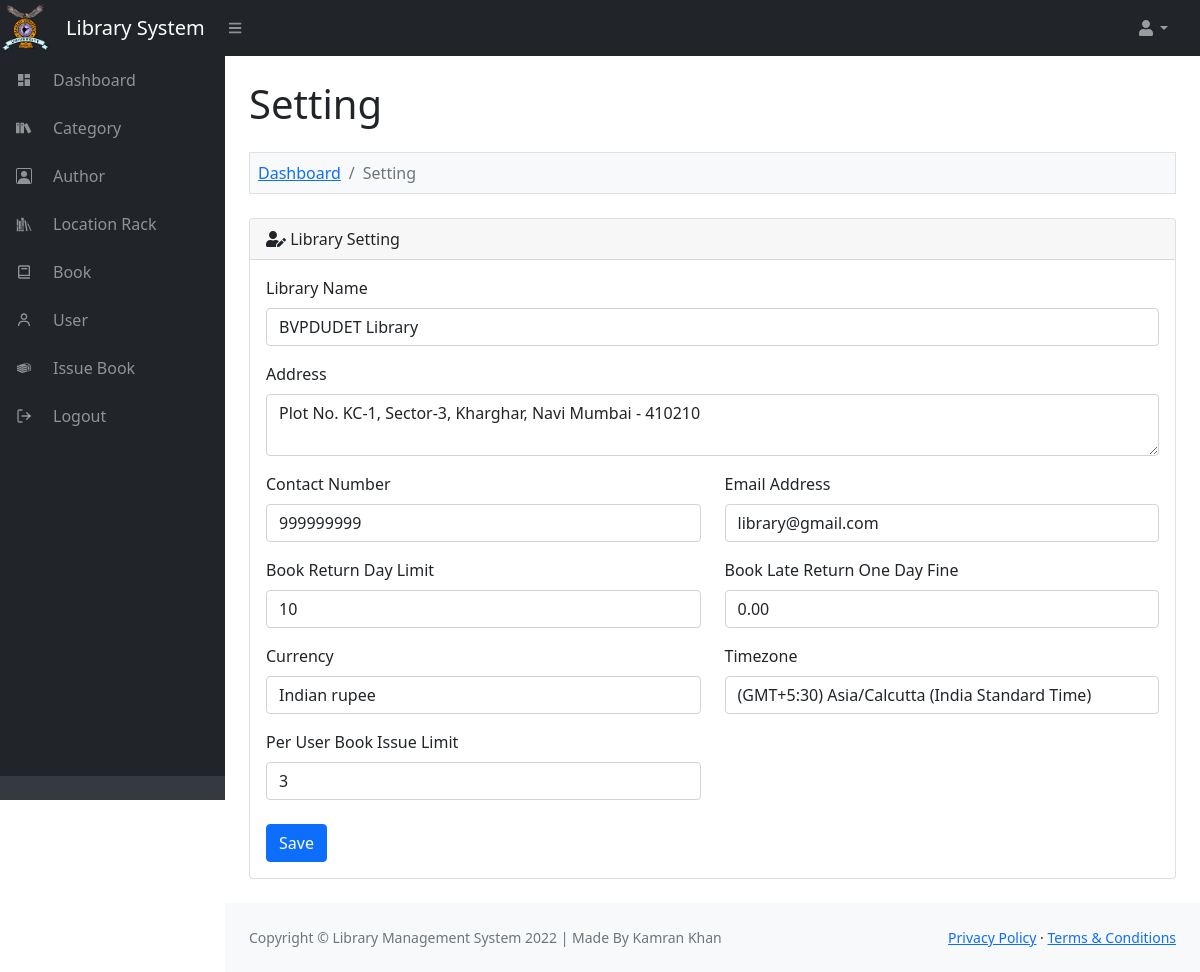
The app's page /admin/setting.php (signed in) with its own data.
### tables this page shows
CREATE TABLE `lms_setting` (
  `setting_id` int(11) NOT NULL,
  `library_name` varchar(200) NOT NULL,
  `library_address` text NOT NULL,
  `library_contact_number` varchar(30) NOT NULL,
  `library_email_address` varchar(100) NOT NULL,
  `library_total_book_issue_day` int(5) NOT NULL,
  `library_one_day_fine` decimal(4,2) NOT NULL,
  `library_issue_total_book_per_user` int(3) NOT NULL,
  `library_currency` varchar(30) NOT NULL,
  `library_timezone` varchar(100) NOT NULL
);

### admin/setting.php (the view, shortened to what this page needs)
<?php
include '../database_connection.php';
include '../function.php';
$query = "
SELECT * FROM lms_setting
LIMIT 1
";
$result = $connect->query($query);
include '../header.php';
?>
<div class="container-fluid px-4">
	<h1 class="mt-4">Setting</h1>
	<ol class="breadcrumb mt-4 mb-4 bg-light p-2 border">
		<li class="breadcrumb-item"><a href="index.php">Dashboard</a></li>
		<li class="breadcrumb-item active">Setting</a></li>
	</ol>
	<div class="card mb-4">
		<div class="card-header">
			<i class="fas fa-user-edit"></i> Library Setting
		</div>
		<div class="card-body">
			<form method="post">
				<?php
				foreach($result as $row)
				{
				?>
				<div class="row">
					<div class="col-md-12">
						<div class="mb-3">
							<label class="form-label">Library Name</label>
							<input type="text" name="library_name" id="library_name" class="form-control" value="<?php echo $row['library_name']; ?>" />
						</div>
					</div>
				</div>
				<div class="row">
					<div class="col-md-12">
						<div class="mb-3">
							<label class="form-label">Address</label>
							<textarea name="library_address" id="library_address" class="form-control"><?php echo $row["library_address"]; ?></textarea>
						</div>
					</div>
				</div>
				<div class="row">
					<div class="col-md-6">
						<div class="mb-3">
							<label class="form-label">Contact Number</label>
							<input type="text" name="library_contact_number" id="library_contact_number" class="form-control" value="<?php echo $row['library_contact_number']; ?>" />
						</div>
					</div>
					<div class="col-md-6">
						<div class="mb-3">
							<label class="form-label">Email Address</label>
							<input type="text" name="library_email_address" id="library_email_address" class="form-control" value="<?php echo $row['library_email_address']; ?>" />
						</div>
					</div>
				</div>
				<div class="row">
					<div class="col-md-6">
						<div class="mb-3">
							<label class="form-label">Book Return Day Limit</label>
							<input type="number" name="library_total_book_issue_day" id="library_total_book_issue_day" class="form-control" value="<?php echo $row['library_total_book_issue_day']; ?>" />
						</div>
					</div>
					<div class="col-md-6">
						<div class="mb-3">
							<label class="form-label">Book Late Return One Day Fine</label>
							<input type="number" name="library_one_day_fine" id="library_one_day_fine" class="form-control" value="<?php echo $row['library_one_day_fine']; ?>" />
						</div>
					</div>
				</div>
				<div class="row">
					<div class="col-md-6">
						<div class="mb-3">
							<label class="form-label">Currency</label>
							<select name="library_currency" id="library_currency" class="form-control">
								<?php echo Currency_list(); ?>
							</select>
						</div>
					</div>
					<div class="col-md-6">
						<div class="mb-3">
							<label class="form-label">Timezone</label>
							<select name="library_timezone" id="library_timezone" class="form-control">
								<?php echo Timezone_list(); ?>
							</select>
						</div>
					</div>
				</div>
				<div class="row">
					<div class="col-md-6">
						<label class="form-label">Per User Book Issue Limit</label>
						<input type="number" name="library_issue_total_book_per_user" id="library_issue_total_book_per_user" class="form-control" value="<?php echo $row['library_issue_total_book_per_user']; ?>" />
					</div>
				</div>
				<div class="mt-4 mb-0">
					<input type="submit" name="edit_setting" class="btn btn-primary" value="Save" />
				</div>
				<?php
				}
				?>
			</form>
		</div>
	</div>
</div>
<?php
include '../footer.php';
?>

### records on screen
lms_setting: library_name "BVPDUDET Library", library_address "Plot No. KC-1, Sector-3, Kharghar, Navi Mumbai - 410210", library_contact_number "999999999", library_email_address "library@gmail.com", library_total_book_issue_day "10", library_one_day_fine "0.00", library_issue_total_book_per_user "3"

### other values on screen
form field library_currency "Indian rupee"
form field library_timezone "(GMT+5:30) Asia/Calcutta (India Standard Time)"
